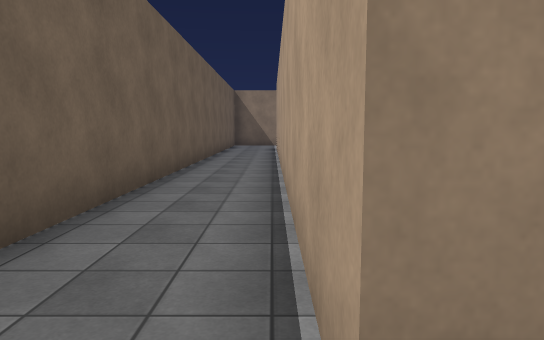
view 1 (above)

24 first-person views from a walk through a scene from a Unity 3-D project. The camera is 1.5 m above the floor, tilts 6° down and sees 70° across. The floor is counted in squares, 2 m on a side. Each view is taken from the middle of a square. On the plan, view 1 faces up. The plan holds only what a view shows up to about 12 squares ahead; the rest is blank. The place goes on beyond the plan. Some animated figures are left out. Surface patterns are stand-ins for the level's own textures.

view 2
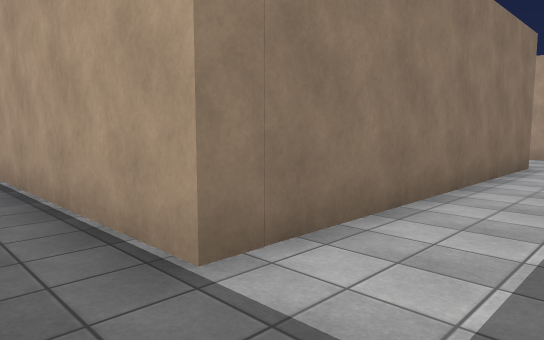

view 3
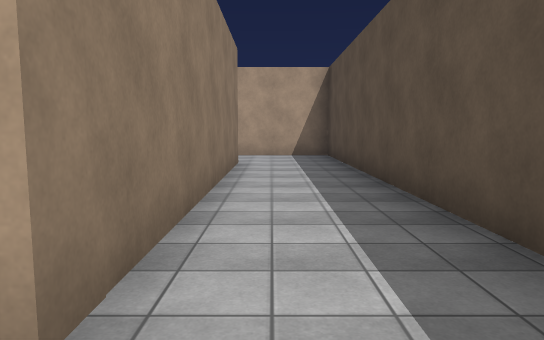

view 4
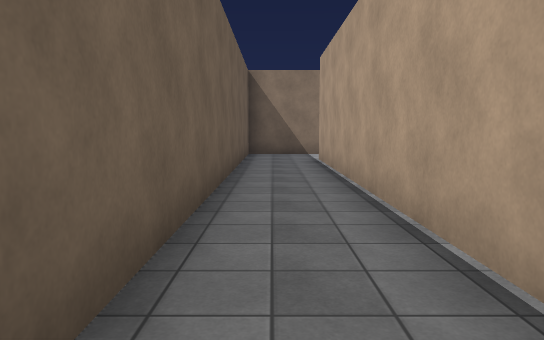

view 5
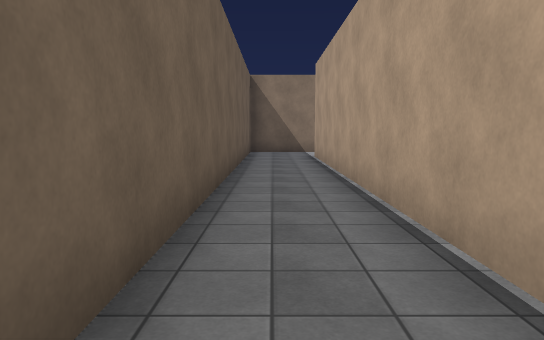

view 6
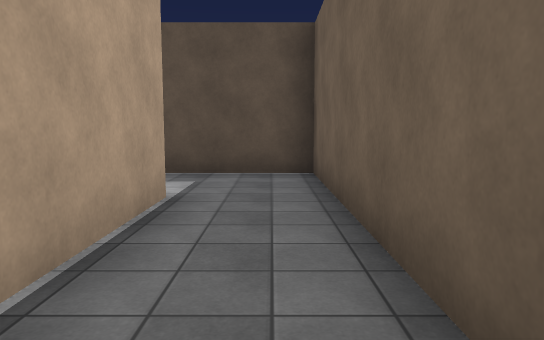

view 7
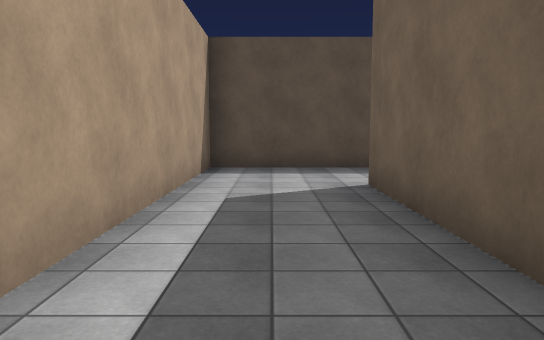

view 8
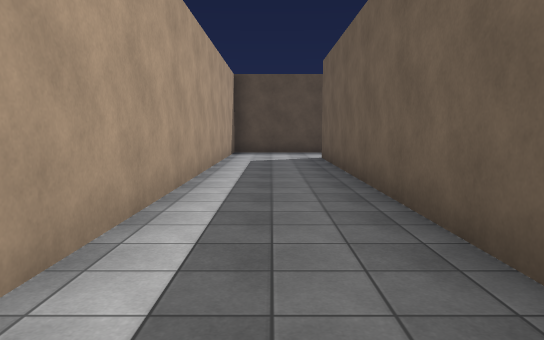

view 9
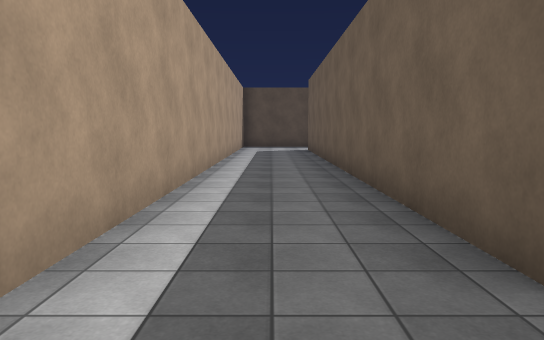

view 10
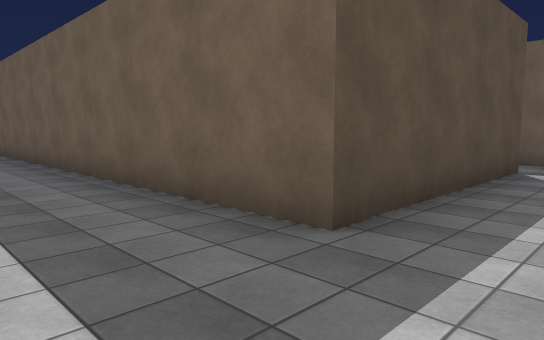

view 11
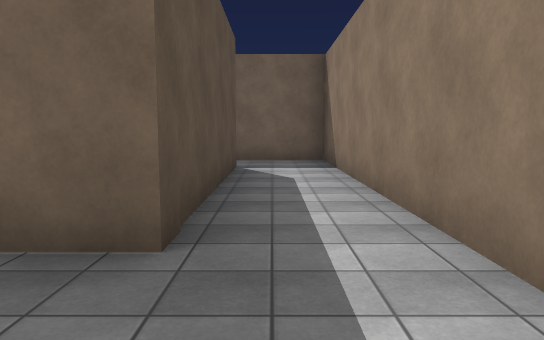

view 12
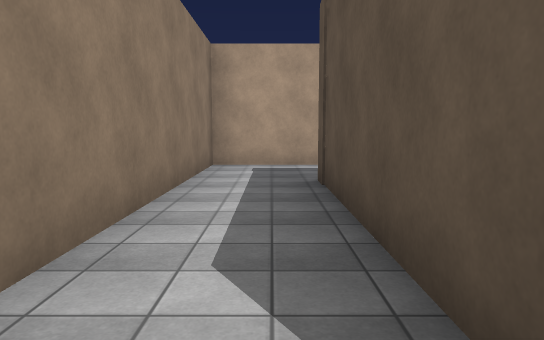

view 13
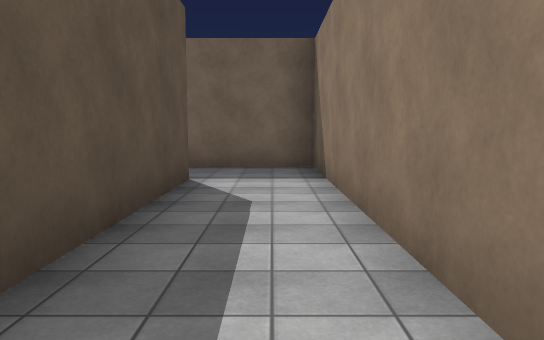

view 14
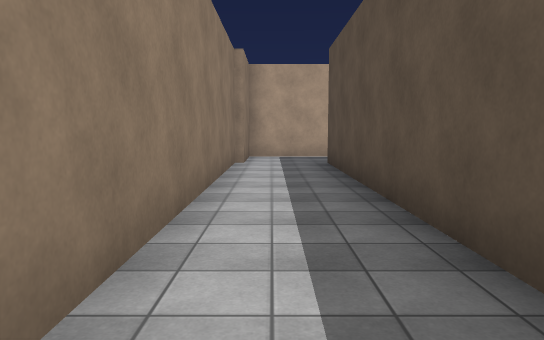

view 15
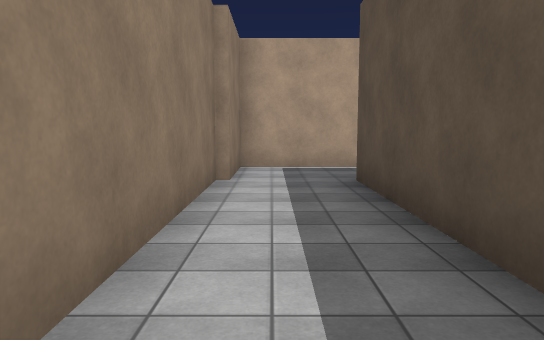

view 16
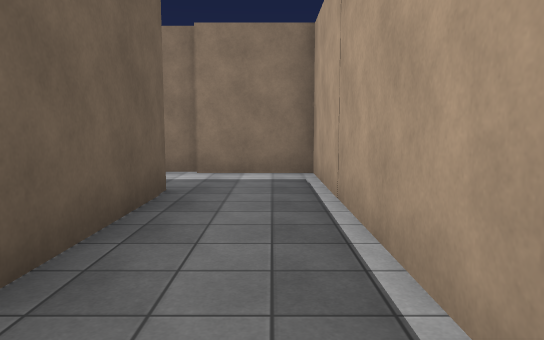

view 17
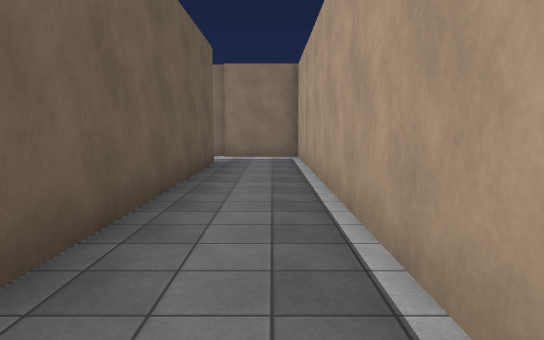

view 18
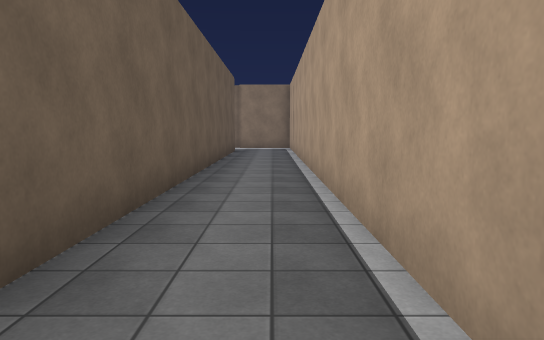

view 19
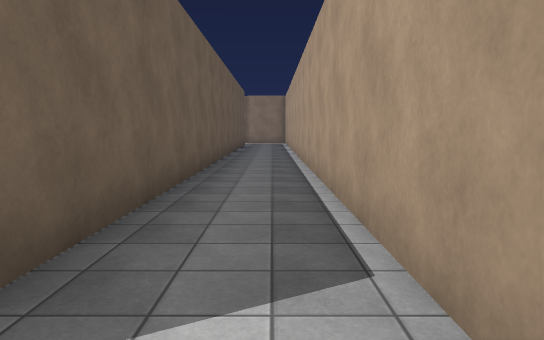

view 20
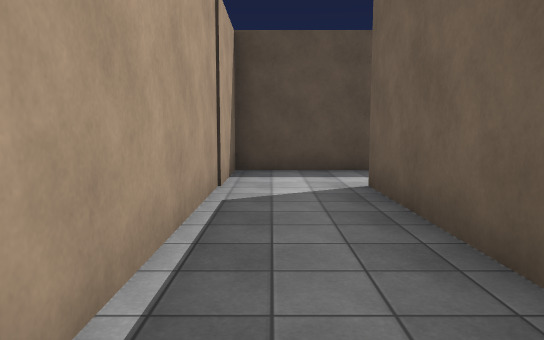

view 21
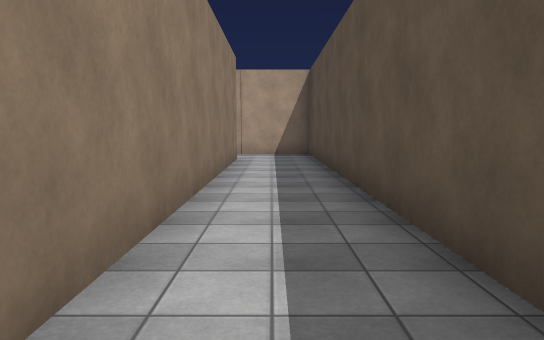

view 22
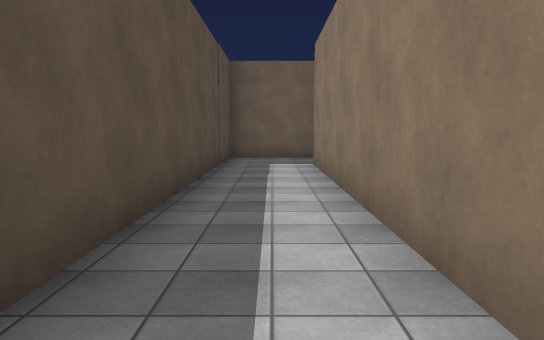

view 23
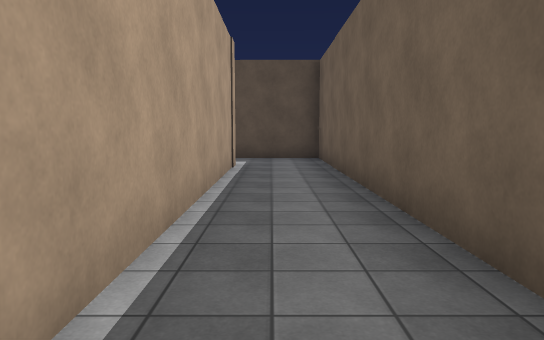

view 24
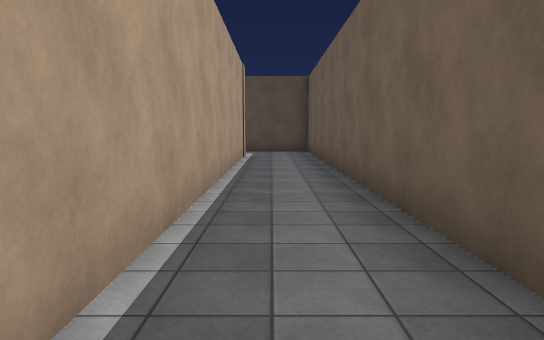

### Floor plan
Ten units are one square. View 1 is at (0, 0); x grows to the right and y downward. Boxes are objects, and circles mark ways between rooms. Rooms are numbered by the first view taken in them; rooms with no view inside come last. Other rooms are left out.
<svg viewBox="-47 -195 179 241">
<path fill="none" stroke="#000" d="M22 -133 77 -133 77 -7 2 -7 2 -158M6 -178 -17 -178 -17 16 102 16 102 -153 7 -153 7 -129M108 -178 6 -178M2 -158 107 -158 107 21M127 26 127 -176 106 -176M107 21 -22 21M-42 26 -42 41 127 41 127 26M-42 -74 -42 26M-22 21 -22 -80"/>
<circle cx="10" cy="-170" r="3" fill="#2a7"/>
<circle cx="120" cy="20" r="3" fill="#2a7"/>
<circle cx="-30" cy="20" r="3" fill="#2a7"/>
<text x="20" y="-70">1</text>
<text x="120" y="-110">2</text>
<text x="40" y="30">3</text>
<text x="20" y="-190">4</text>
</svg>
Room 1 opens to room 2. Room 2 opens to room 3. Room 3 opens to room 4.

Where each view was taken, in squares from view 1:
view 1: 0 up, 0 right, facing up
view 2: 1 down, 1 left, facing up-right
view 3: 0 up, 1 left, facing right
view 4: 6 up, 1 left, facing up
view 5: 5 up, 1 left, facing up
view 6: 5 up, 1 left, facing down
view 7: 6 up, 9 right, facing down
view 8: 11 up, 9 right, facing down
view 9: 15 up, 9 right, facing down
view 10: 15 up, 10 right, facing down-left
view 11: 14 up, 10 right, facing left
view 12: 14 up, 2 right, facing right
view 13: 17 up, 6 right, facing left
view 14: 17 up, 2 right, facing right
view 15: 17 up, 5 right, facing right
view 16: 11 up, 12 right, facing up
view 17: 7 up, 12 right, facing up
view 18: 2 up, 12 right, facing up
view 19: 3 down, 12 right, facing up
view 20: 3 up, 12 right, facing down
view 21: 3 down, 1 right, facing right
view 22: 3 down, 6 right, facing left
view 23: 6 up, 3 left, facing down
view 24: 9 up, 3 left, facing down
